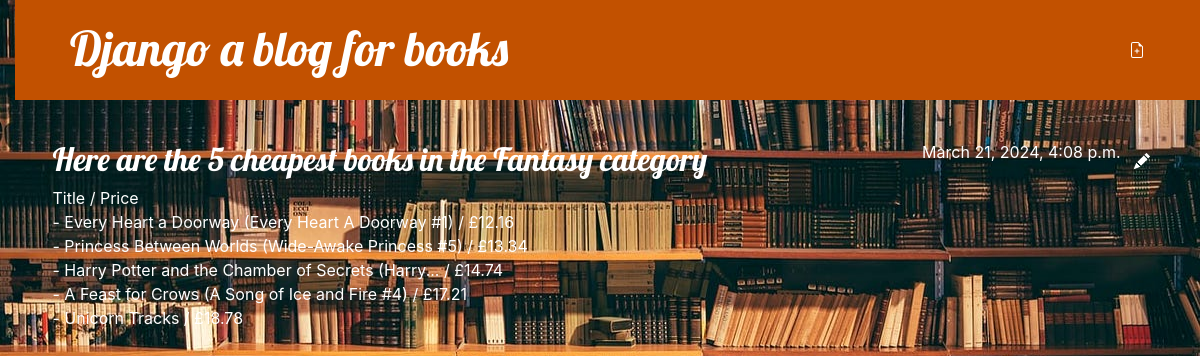
/post/16/, run on the app's committed database.
### blog/models.py (models this page shows, shortened)
class Post(models.Model):
    author = models.ForeignKey(settings.AUTH_USER_MODEL, on_delete=models.CASCADE)
    title = models.CharField(max_length=200)
    text = models.TextField()
    created_date = models.DateTimeField(default=timezone.now)
    published_date = models.DateTimeField(blank=True, null=True)

### blog/views.py (the view)
# urls.py: path('post/<int:pk>/', views.post_detail, name='post_detail'),
def post_detail(request, pk):
    post = get_object_or_404(Post, pk=pk)
    return render(request, 'blog/post_detail.html', {'post': post})

### blog/templates/blog/post_detail.html (shortened to what this page needs)
{% extends 'blog/base.html' %}
{% block content %}
    <article class="post">
        <aside class="actions">
            <a style="color: white;" class="btn btn-default" href="{% url 'post_edit' pk=post.pk %}">
            </a>
        </aside>
        {% if post.published_date %}
            <time style="color: white;" class="date">
                {{ post.published_date }}
            </time>
        {% endif %}
        <h2>{{ post.title }}</h2>
        <p>{{ post.text|linebreaksbr }}</p>
    </article>
{% endblock %}

### blog/static/css/blog.css (style rules this page uses)
body { padding-left: 15px; background-image: url('/static/images/bib.jpg'); background-size: cover; background-position: center; background-repeat: no-repeat; }
h1, h2, h3, h4 { font-family: 'Lobster', cursive; }
.date { color: #828282; }
.post { margin-bottom: 70px; }
.post > .date, .post > .actions { float: right; }

### data on the page
Post: published_date "March 21, 2024, 4:08 p.m.", title "Here are the 5 cheapest books in the Fantasy category", text "Title / Price - Every Heart a Doorway (Every Heart A Doorway #1) / £12.16 - Princess Between Worlds (Wide-Awake Princess #5) / £13.34 - Harry Potter and the Chamber of Secrets (Harry... / £14.74 - A Feast for Crows (A Song of Ice and Fire #4) / £17.21 - Unicorn Tracks / £18.78"
